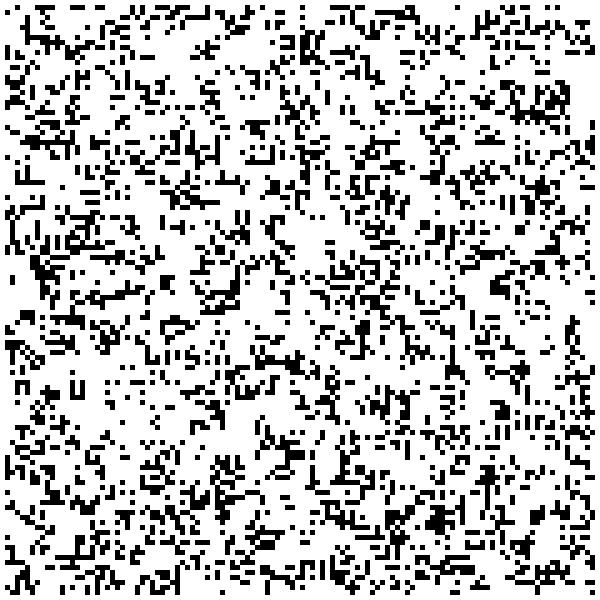
Frame 1 (no input)
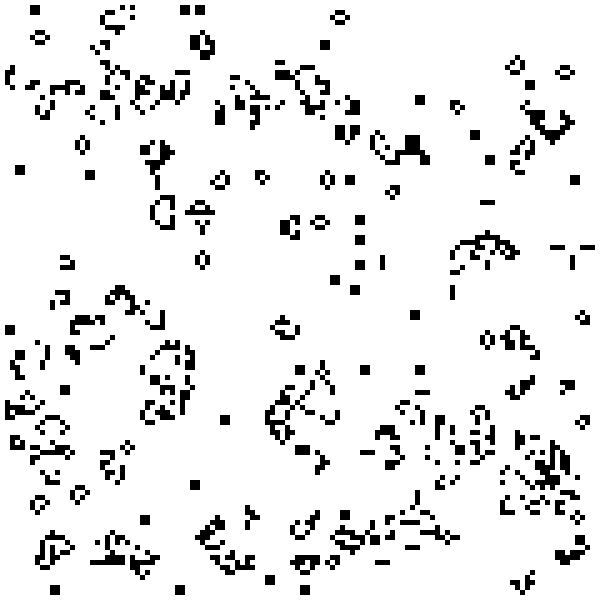
Frame 60 (the mouse pressed at the canvas centre just before this capture)
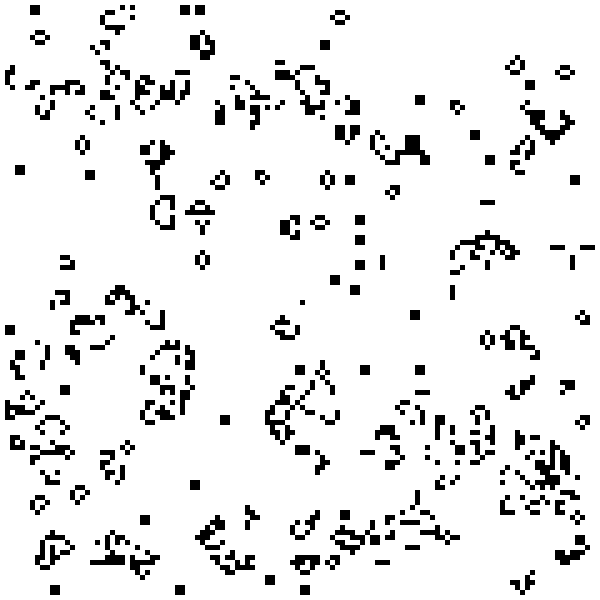
Frame 120 (the mouse held since frame 60 and released just before this capture)

The Processing sketch that drew these frames (run headless with seeded random() and noise(); from frame 60 on, the mouse is pressed at the canvas centre):

// Processing sketch: E7_6DrawCAwithMouse
// ── E7_6DrawCAwithMouse.pde
//Sam Nosenzo
//8/13/15
//nature of Code: 7.7
//Programming the game of life

CA ca;


void setup(){
  size(600, 600);
  //frameRate(200);
  ca = new CA();
}

void draw(){
  if(mousePressed){
    ca.changeCell(mouseX, mouseY);
  }
  else  ca.nextGen();
  ca.display();

}

// ── CA.pde
class CA {
  int w = 5;
  int columns = width/w;
  int rows = height/w;
  int[][] board = new int[columns][rows];
  
  CA(){
    for (int x = 0; x < columns; x++){
      for(int y = 0; y < rows; y++){
        //initialize a cell with  a 0 or a 1
        board[x][y] = int(random(2));
      }
    }
    
  }
  
  void nextGen(){
    int[][] next = new int[columns][rows];
    
    for(int x = 1; x < columns-1; x++){
      for(int y = 1; y < rows-1; y++){
        
        int neighbors = 0;
        
        for(int i = -1; i <= 1; i++){
          for(int j = -1; j <= 1; j++){
            neighbors += board[x+i][y+j];
          }
        }
        
        neighbors -= board[x][y];
        
        if ((board[x][y] == 1) && (neighbors < 2)) next[x][y] = 0;
        else if ((board[x][y] == 1) && (neighbors > 3)) next[x][y] = 0;
        else if ((board[x][y] == 0) && (neighbors == 3)) next[x][y] = 1;
        else next[x][y] = board[x][y];
      }
    }
    
    board = next;
  }
  
  void display(){
    noStroke();
    for(int i = 0; i < columns; i++){
      for(int j = 0; j < columns; j++){
        if((board[i][j] == 1)) fill(0);
        else fill(255);
        //stroke(0);
        
        rect(i*w, j*w, w, w);
      }
    }
  }
  
  void changeCell(float x, float y){
    if(x > 0 && y > 0 && x < width && y < height){
      int col = int(x)/w;
      int row = int(y)/w;
      board[col][row] = 1;
    }
  }
}
 
